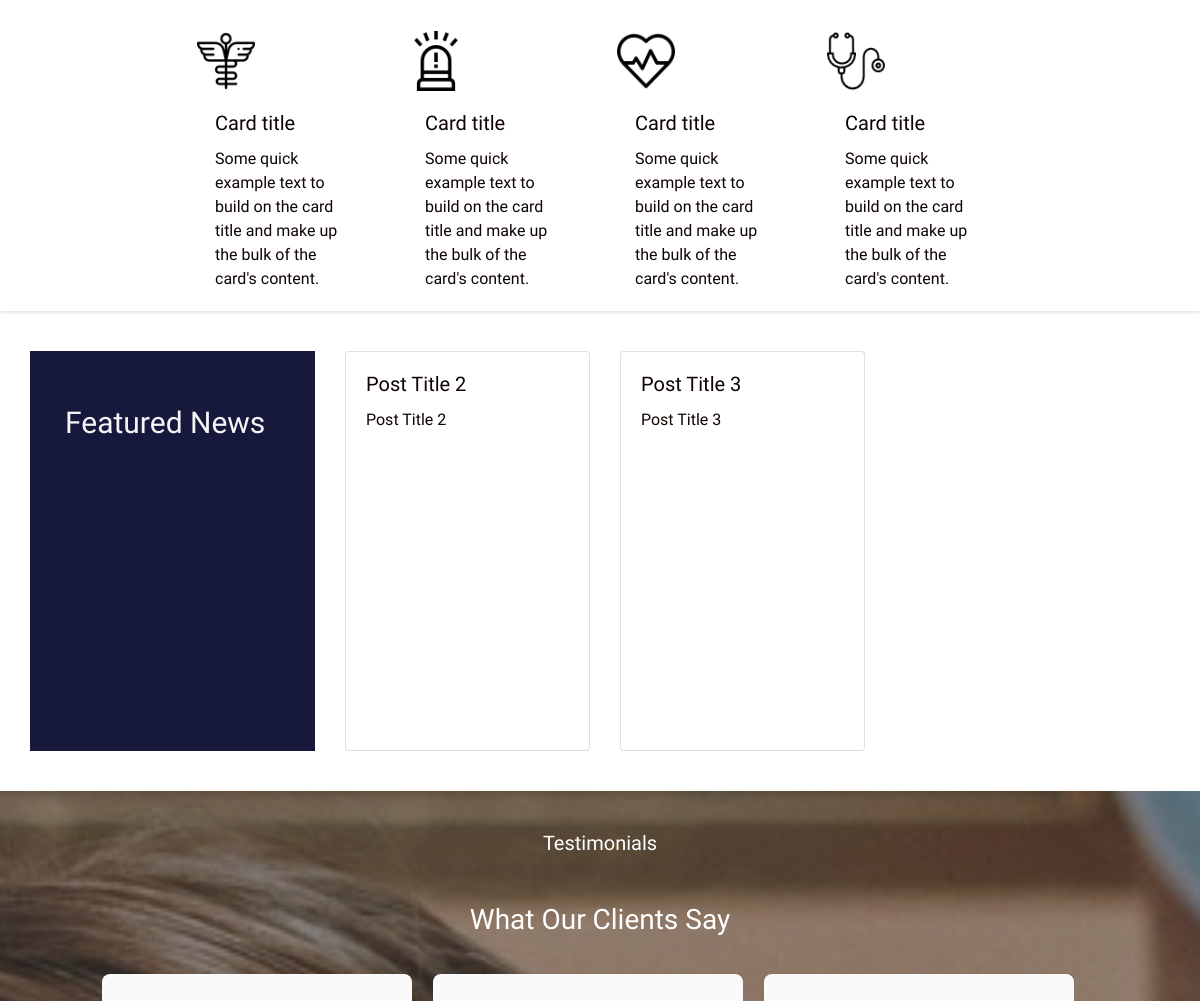
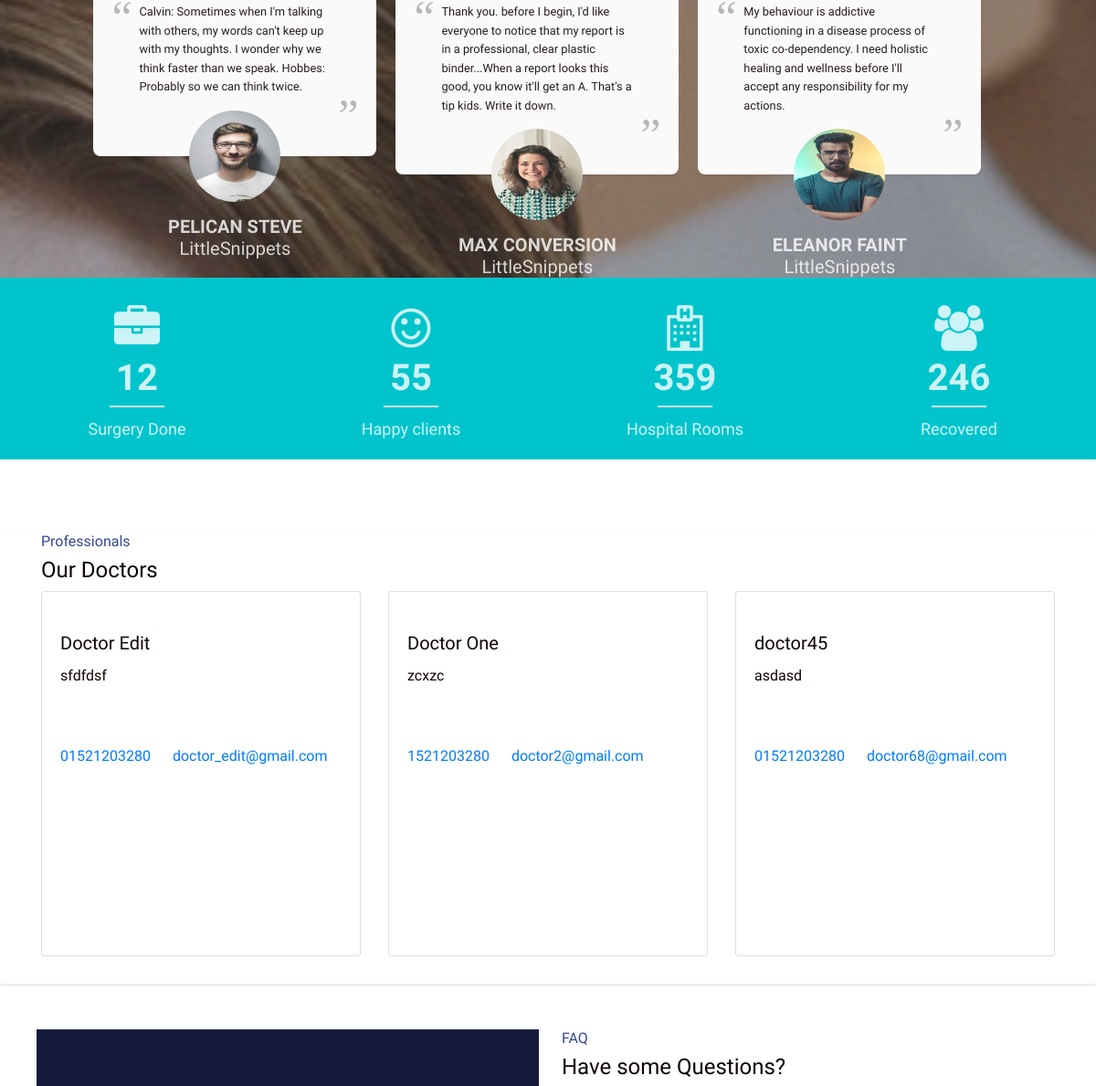
Before: / (middle part) with the older database file (2 pictures, top to bottom).
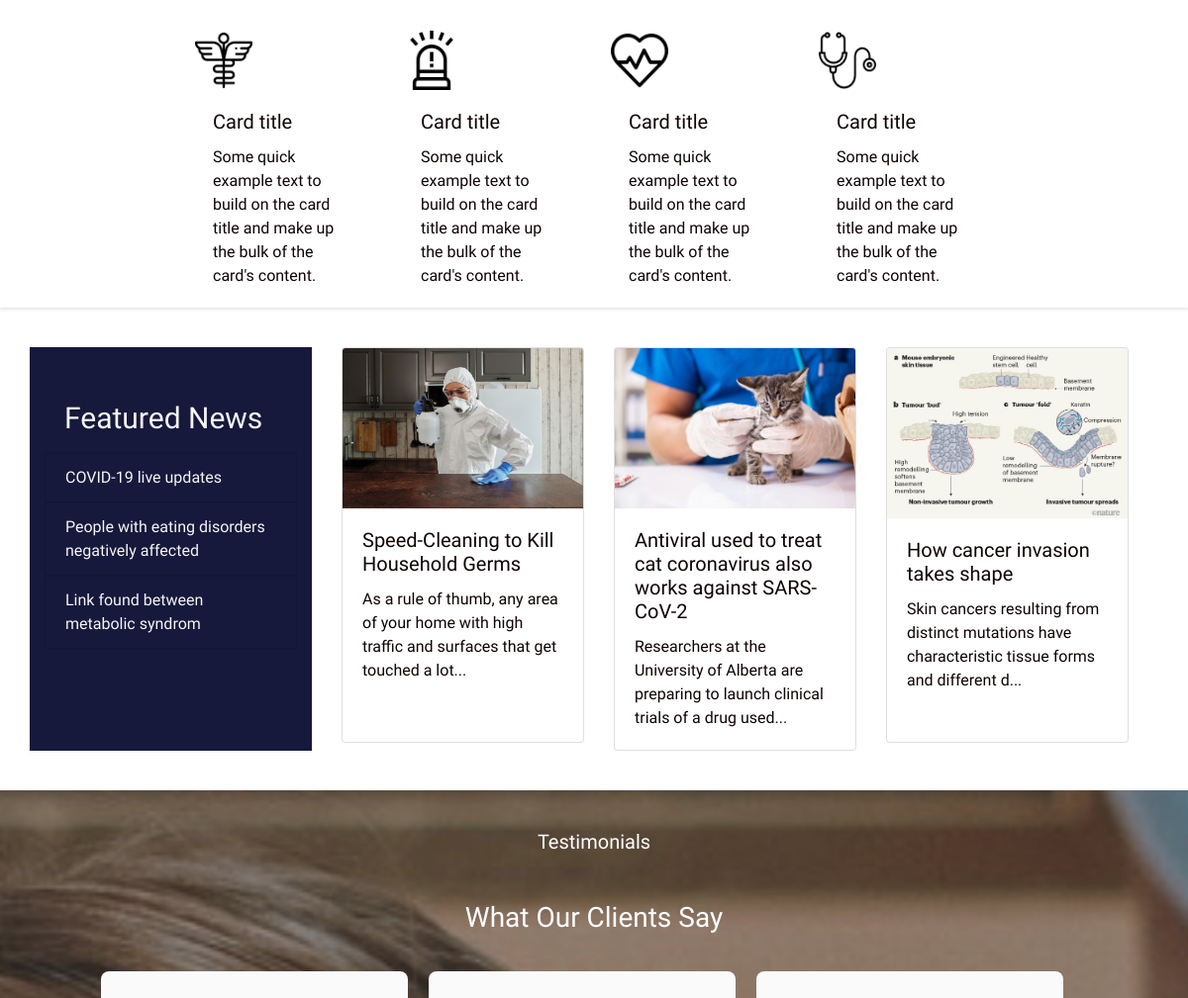
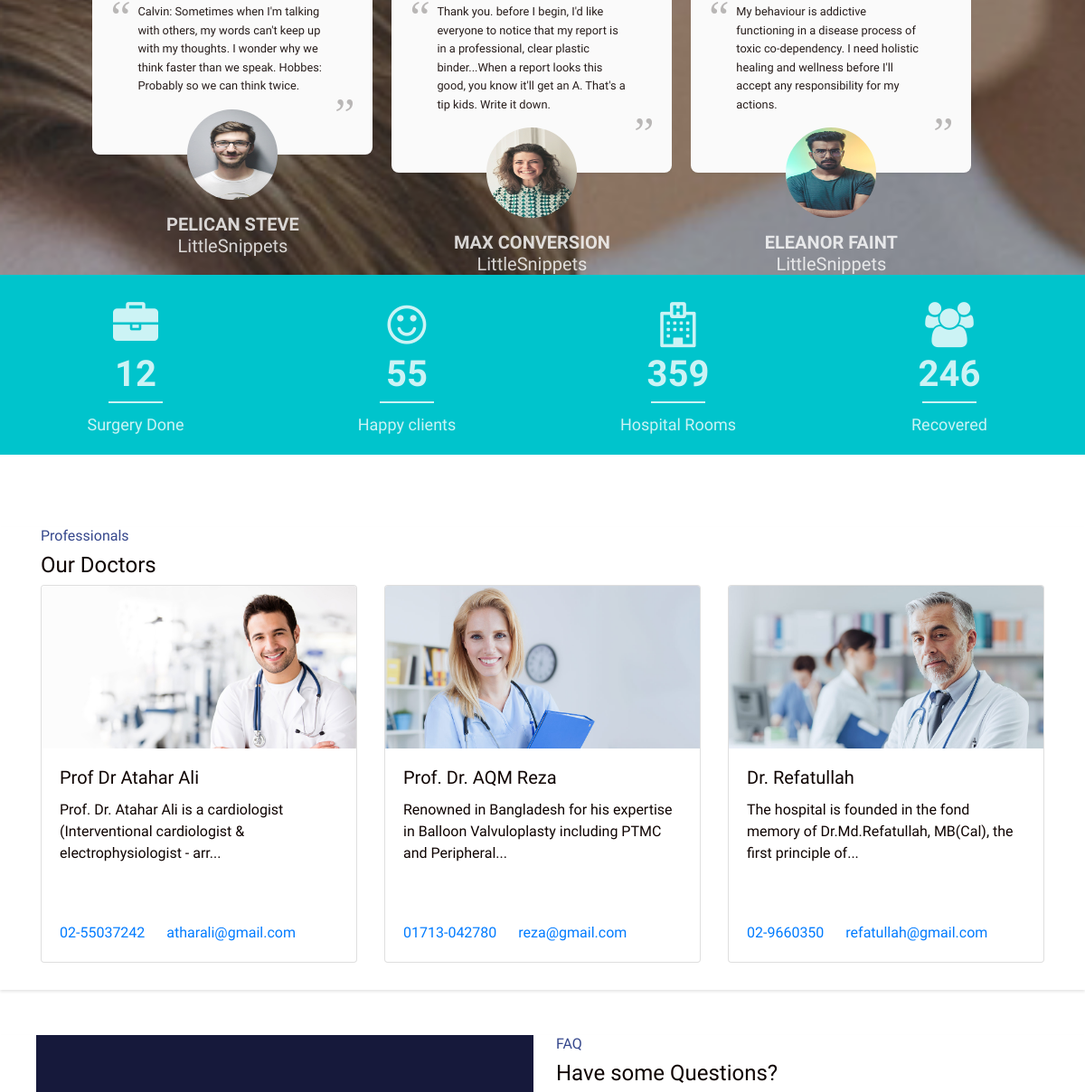
After: the same page with the newer database file (2 pictures, top to bottom).
### tables this page shows
CREATE TABLE `post` (
  `post_id` int(11) NOT NULL,
  `post_dir` varchar(500) NOT NULL,
  `post_title` varchar(100) NOT NULL,
  `post_description` varchar(10000) NOT NULL
);

CREATE TABLE `user` (
  `id` int(11) NOT NULL,
  `user_type` varchar(15) NOT NULL,
  `full_name` varchar(50) NOT NULL,
  `email` varchar(50) NOT NULL,
  `phone` varchar(50) DEFAULT NULL,
  `password` varchar(100) NOT NULL,
  `description` mediumtext DEFAULT NULL,
  `category` varchar(40) DEFAULT NULL,
  `service` varchar(40) DEFAULT NULL,
  `profile_picture` varchar(500) DEFAULT NULL,
  `registration_time` timestamp NOT NULL DEFAULT current_timestamp() ON UPDATE current_timestamp()
);

### controller/config.inc.php (called while the page is built, shortened)
<?php
$servername = "localhost";
$db_username = "root";
$db_password = "";
$db_name = "osca_new";
function getArray($query)
{
  global $servername, $db_username, $db_password, $db_name;
  $conn = mysqli_connect($servername, $db_username, $db_password, $db_name);
  $result = mysqli_query($conn, $query);
  if (mysqli_num_rows($result) < 2) {
    return mysqli_fetch_assoc($result);
  }
  $data = array();
  while ($row = mysqli_fetch_assoc($result)) {
    $data[] = $row;
  }
  return $data;
}

### controller/Controller.php (called while the page is built, shortened)
<?php
require_once 'config.inc.php';
function getAllDoctors()
{
    $query = "SELECT * FROM `user` WHERE `user_type`= 'doctor'";
    $doctors = getArray($query);
    $query = "SELECT COUNT(*) as count FROM `user` WHERE `user_type` = 'doctor' ";
    $doctorsCounter = getArray($query);
    return $doctors;
}
function getAllPost()
{
    $query = "SELECT * FROM `post`";
    $posts = getArray($query);
    $query = "SELECT COUNT(*) as count FROM `post` ";
    $postCounter = getArray($query);
    return $posts;
}

### page_sections/index_sections/section_seven.php (the view)
<?php
require_once './controller/Controller.php';
$doctors = getAllDoctors();
?>
<section class="doctor-section">
  <div class="container doctor-container">
    <h6 class="prof">Professionals
      <h4>Our Doctors</h4>
    </h6>
    <div class="row">
      <?php
      $limit = 0;
      if ($doctors > 0) {
        foreach ($doctors as $doctor) {
          if ($limit < 3) {
            echo "<div class='col-sm-4'>";
            echo "<a href='templates/doctor_profile_template.php?id=" . $doctor["id"] . "'  name='id'>";
            echo "<div class='card single-doctor-direct-loop'>";
            echo " <img src='../../assets/images/uploaded_images/doctor_images/" . $doctor["profile_picture"] . "' class='card-img-top' alt=''>";
            echo "<div class='card-body'>";
            echo "<h5 class='card-title'>" . $doctor["full_name"] . "</h5>";
            $truncated = (strlen($doctor["description"]) > 95) ? substr($doctor["description"], 0, 95) . '...' : $doctor["description"];
            echo "<p class='card-text loop-text'>" . $truncated .  "</p>";
            echo "<br><br>";
            echo " <a href='tel:" . $doctor["phone"] . " ' class='card-link'>" . $doctor["phone"] .  "</a>";
            echo " <a href='mailto: " . $doctor["email"] . " ' class='card-link'>" . $doctor["email"] .  "</a>";
            echo "</div>
             </div>
               </a>
             </div>
                ";
          }
          $limit++;
        }
      } ?>
    </div>
  </div>
</section>

### page_sections/index_sections/section_four.php
<?php
require_once './controller/Controller.php';
$posts = getAllPost();
?>
<section>
  <div class="container news-cour">
    <div class="row">
      <div class="col-sm side-news">
        <ul class="list-group list-group-flush news-cat">
          <li class="list-group-item cat-main-news">Featured News</li>
          <?php
          $limit = 0;
          if ($posts > 0) {
            foreach ($posts as $post) {
              if ($limit > 3 && $limit < 7) {
                echo "<a href='./templates/blog_post_template.php?id=" . $post["post_id"] . "'  name='id'>";
                echo " <li class='list-group-item'>" . $post["post_title"] . "</li>";
                echo "</a>";
              }
              $limit++;
            }
          } ?>
        </ul>
      </div>
      <div class="col-sm">
        <div class="container cour-news ">
          <div class="row  ">
            <?php
            $limit = 0;
            if ($posts > 0) {
              foreach ($posts as $post) {
                if ($limit < 3) {
                  echo "<div class='col-sm-4'>";
                  echo "<div class='grid-loop'>";
                  echo "<a href='templates/blog_post_template.php?id=" . $post["post_id"] . "'  name='id'>";
                  echo "<div class='card single-blog-direct-loop'>";
                  echo "<img src='../../assets/images/uploaded_images/post_images/" . $post["post_dir"] . "' class='card-img-top' alt=''>";
                  echo "<div class='card-body'>";
                  echo "<h5 class='card-title'>" . $post["post_title"] . "</h5>";
                  $truncated = (strlen($post["post_description"]) > 95) ? substr($post["post_description"], 0, 95) . '...' : $post["post_description"];
                  echo "<p class='card-text loop-text'>" . $truncated .  "</p>";
                  echo " </div>
                  </div>
                   </a>
                 </div>
                  </div>";
                }
                $limit++;
              }
            } ?>
          </div>
        </div>
      </div>
</section>

Changed rows visible on the page:
removed post: post_title "Post Title 2", post_description "Post Title 2", shown under "Card title"
removed post: post_title "Post Title 3", post_description "Post Title 3", shown under "Card title"
removed user: full_name "Doctor Edit", description "sfdfdsf", phone "01521203280", email "doctor_edit@gmail.com"
removed user: full_name "Doctor One", description "zcxzc", phone "1521203280", email "doctor2@gmail.com"
removed user: full_name "doctor45", description "asdasd", phone "01521203280", email "doctor68@gmail.com"
added post: post_title "COVID-19 live updates", shown under "Card title"
added post: post_title "People with eating disorders negatively affected", shown under "Card title"
added post: post_title "Link found between metabolic syndrom", shown under "Card title"
added post: post_dir (picture), post_title "Speed-Cleaning to Kill Household Germs", post_description "As a rule of thumb, any area of your home with high traffic and surfaces that get touched a lot..."
added post: post_dir (picture), post_title "Antiviral used to treat cat coronavirus also works against SARS-CoV-2", post_description "Researchers at the University of Alberta are preparing to launch clinical trials of a drug used..."
added post: post_dir (picture), post_title "How cancer invasion takes shape", post_description "Skin cancers resulting from distinct mutations have characteristic tissue forms and different d..."
added user: profile_picture (picture), full_name "Prof Dr Atahar Ali", description "Prof. Dr. Atahar Ali is a cardiologist (Interventional cardiologist & electrophysiologist - arr...", phone "02-55037242", email "atharali@gmail.com"
added user: profile_picture (picture), full_name "Prof. Dr. AQM Reza", description "Renowned in Bangladesh for his expertise in Balloon Valvuloplasty including PTMC and Peripheral...", phone "01713-042780", email "reza@gmail.com"
added user: profile_picture (picture), full_name "Dr. Refatullah", description "The hospital is founded in the fond memory of Dr.Md.Refatullah, MB(Cal), the first principle of...", phone "02-9660350", email "refatullah@gmail.com"
